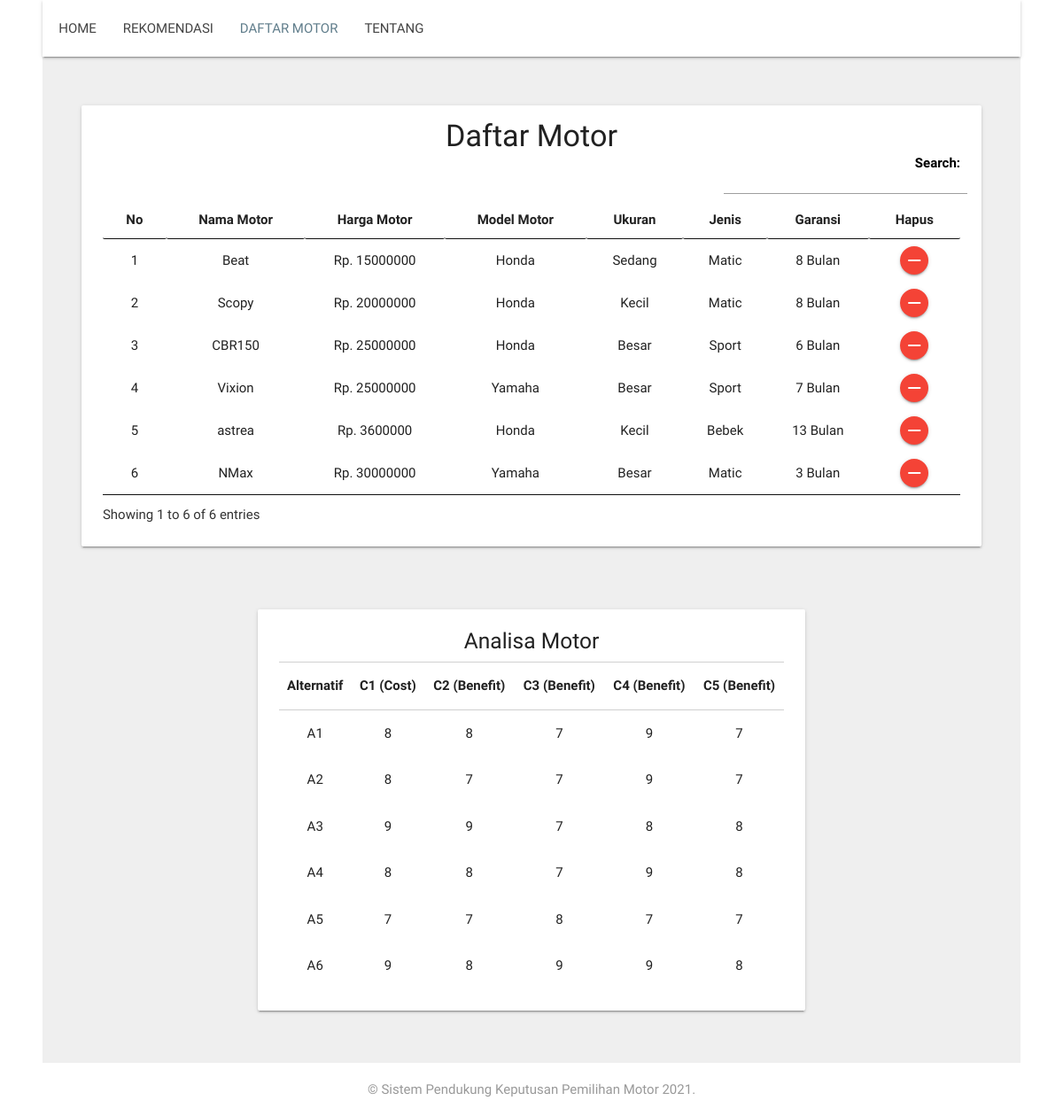
The app's page /daftar_motor.php with its own data.
### tables this page shows
CREATE TABLE `data_motor` (
  `id_motor` int(4) NOT NULL,
  `nama_motor` varchar(64) NOT NULL,
  `harga_motor` varchar(64) NOT NULL,
  `merek_motor` varchar(64) NOT NULL,
  `ukuran_motor` varchar(64) NOT NULL,
  `model_motor` varchar(64) NOT NULL,
  `garansi` varchar(64) NOT NULL,
  `harga_angka` varchar(64) NOT NULL,
  `merek_angka` varchar(64) NOT NULL,
  `ukuran_angka` varchar(64) NOT NULL,
  `model_angka` varchar(64) NOT NULL,
  `garansi_angka` varchar(64) NOT NULL
);

### daftar_motor.php (the view, shortened to what this page needs)
<?php
include('koneksi.php');
?>
<!DOCTYPE html>
<html>
<head>
	<link type="text/css" rel="stylesheet" href="assets/css/materialize.css"  media="screen,projection"/>
	<link rel="stylesheet" href="assets/css/table.css">
	<link rel="stylesheet" href="assets/css/style.css">
	<link rel="stylesheet" href="https://cdnjs.cloudflare.com/ajax/libs/font-awesome/4.5.0/css/font-awesome.min.css">
	<link rel="stylesheet" type="text/css" href="assets/dataTable/jquery.dataTables.min.css">
</head>
<body>
	<div class="navbar-fixed">
	<nav>
    	<div class="container">
						<div class="nav-wrapper">
								<ul class="left" style="margin-left: -52px;">
									<li><a href="index.php">HOME</a></li>
									<li><a href="rekomendasi.php">REKOMENDASI</a></li>
									<li><a class="active" href="daftar_motor.php">DAFTAR MOTOR</a></li>
									<li><a href="#about">TENTANG</a></li>
								</ul>
						</div>
        </div>
		</nav>
		</div>
	<div style="background-color: #efefef">
		<div class="container">
		    <div class="section-card" style="padding: 40px 0px 20px 0px;">
				<ul>
				    <li>
						<div class="row">
						<div class="card">
								<div class="card-content">
									<center><h4 style="margin-bottom: 0px; margin-top: -8px;">Daftar Motor</h4></center>
									<table id="table_id" class="hover dataTablesCustom" style="width:100%">
											<thead style="border-top: 1px solid #d0d0d0;">
												<tr>
													<th><center>No </center></th>
													<th><center>Nama Motor</center></th>
													<th><center>Harga Motor</center></th>
													<th><center>Model Motor</center></th>
													<th><center>Ukuran</center></th>
													<th><center>Jenis</center></th>
													<th><center>Garansi</center></th>
													<th><center>Hapus</center></th>
												</tr>
											</thead>
											<tbody>
												<?php
												$query=mysqli_query($selectdb,"SELECT * FROM data_motor");
												$no=1;
												while ($data=mysqli_fetch_array($query)) {
												?>
												<tr>
													<td><center><?php echo $no; ?></center></td>
													<td><center><?php echo $data['nama_motor'] ?></center></td>
													<td><center><?php echo "Rp. ", $data['harga_motor'] ?></center></td>
													<td><center><?php echo $data['merek_motor'] ?></center></td>
													<td><center><?php echo $data['ukuran_motor'] ?></center></td>
													<td><center><?php echo $data['model_motor'] ?></center></td>
													<td><center><?php echo $data['garansi']," Bulan"  ?></center></td>
													<td>
														<center>
															<form method="POST">
																<button type="submit" name="hapus_motor" style="height: 32px; width: 32px;" class="btn-floating btn-small waves-effect waves-light red"><i style="line-height: 32px;" class="material-icons">remove</i></button>
															</form>
														</center>
													</td>
												</tr>
												<?php
														$no++;}
												?>
											</tbody>
									</table>
									</div>
							</div>
						</div>
				    </li>
				</ul>
	    	</div>
		</div>
	</div>
	<div style="background-color: #efefef">
		<div class="container">
		    <div class="section-card" style="padding: 1px 20% 24px 20%;">
				<ul>
				    <li>
						<div class="row">
							<div class="card">
								<div class="card-content" style="padding-top: 10px;">
									<center><h5 style="margin-bottom: 10px;">Analisa Motor</h5></center>
									<table class="responsive-table">
											<thead style="border-top: 1px solid #d0d0d0;">
												<tr>
													<th><center>Alternatif</center></th>
													<th><center>C1 (Cost)</center></th>
													<th><center>C2 (Benefit)</center></th>
													<th><center>C3 (Benefit)</center></th>
													<th><center>C4 (Benefit)</center></th>
													<th><center>C5 (Benefit)</center></th>
												</tr>
											</thead>
											<tbody>
												<?php
												$query=mysqli_query($selectdb,"SELECT * FROM data_motor");
												$no=1;
												while ($data=mysqli_fetch_array($query)) {
												?>
												<tr>
													<td><center><?php echo "A",$no ?></center></td>
													<td><center><?php echo $data['harga_angka'] ?></center></td>
													<td><center><?php echo $data['merek_angka'] ?></center></td>
													<td><center><?php echo $data['ukuran_angka'] ?></center></td>
													<td><center><?php echo $data['model_angka'] ?></center></td>
													<td><center><?php echo $data['garansi_angka'] ?></center></td>
												</tr>
												<?php
														$no++;}
												?>
											</tbody>
									</table>
									</div>
							</div>
						</div>
				    </li>
				</ul>
	    	</div>
		</div>
	</div>
	<div class="footer-copyright" style="padding: 0px 0px; background-color: white">
      <div class="container">
        <p align="center" style="color: #999">&copy; Sistem Pendukung Keputusan Pemilihan Motor 2021.</p>
      </div>
    </div>
</body>
</html>

### assets/css/style.css (style rules this page uses)
nav ul a, nav .brand-logo { color: #444; }
p { line-height: 2rem; }
.section-card { padding-top: 6rem; padding-bottom: 6rem; }

### records on screen
data_motor: nama_motor "Beat", harga_motor "15000000", merek_motor "Honda", ukuran_motor "Sedang", model_motor "Matic", garansi "8", harga_angka "8", merek_angka "8", ukuran_angka "7", model_angka "9", garansi_angka "7"
data_motor: nama_motor "Scopy", harga_motor "20000000", merek_motor "Honda", ukuran_motor "Kecil", model_motor "Matic", garansi "8", harga_angka "8", merek_angka "7", ukuran_angka "7", model_angka "9", garansi_angka "7"
data_motor: nama_motor "CBR150", harga_motor "25000000", merek_motor "Honda", ukuran_motor "Besar", model_motor "Sport", garansi "6", harga_angka "9", merek_angka "9", ukuran_angka "7", model_angka "8", garansi_angka "8"
data_motor: nama_motor "Vixion", harga_motor "25000000", merek_motor "Yamaha", ukuran_motor "Besar", model_motor "Sport", garansi "7", harga_angka "8", merek_angka "8", ukuran_angka "7", model_angka "9", garansi_angka "8"
data_motor: nama_motor "astrea", harga_motor "3600000", merek_motor "Honda", ukuran_motor "Kecil", model_motor "Bebek", garansi "13", harga_angka "7", merek_angka "7", ukuran_angka "8", model_angka "7", garansi_angka "7"
data_motor: nama_motor "NMax", harga_motor "30000000", merek_motor "Yamaha", ukuran_motor "Besar", model_motor "Matic", garansi "3", harga_angka "9", merek_angka "8", ukuran_angka "9", model_angka "9", garansi_angka "8"
